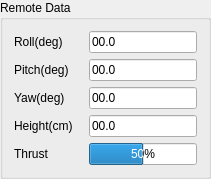
              <widget class="QGroupBox" name="group_box_remote_date">
               <property name="title">
                <string>Remote Data</string>
               </property>
               <layout class="QGridLayout" name="gridLayout_14">
                <item row="0" column="0" colspan="3">
                 <widget class="QLabel" name="label_angle_roll_in">
                  <property name="text">
                   <string>Roll(deg)</string>
                  </property>
                 </widget>
                </item>
                <item row="0" column="3">
                 <widget class="QLineEdit" name="line_edit_angle_roll">
                  <property name="text">
                   <string>00.0</string>
                  </property>
                  <property name="readOnly">
                   <bool>true</bool>
                  </property>
                 </widget>
                </item>
                <item row="1" column="0" colspan="3">
                 <widget class="QLabel" name="label_angle_pitch_in">
                  <property name="text">
                   <string>Pitch(deg)</string>
                  </property>
                 </widget>
                </item>
                <item row="1" column="3">
                 <widget class="QLineEdit" name="line_edit_angle_pitch">
                  <property name="text">
                   <string>00.0</string>
                  </property>
                  <property name="readOnly">
                   <bool>true</bool>
                  </property>
                 </widget>
                </item>
                <item row="2" column="0" colspan="3">
                 <widget class="QLabel" name="label_angle_yaw_in">
                  <property name="text">
                   <string>Yaw(deg)</string>
                  </property>
                 </widget>
                </item>
                <item row="2" column="3">
                 <widget class="QLineEdit" name="line_edit_angle_yaw">
                  <property name="text">
                   <string>00.0</string>
                  </property>
                  <property name="readOnly">
                   <bool>true</bool>
                  </property>
                 </widget>
                </item>
                <item row="3" column="0" colspan="2">
                 <widget class="QLabel" name="label_height_in">
                  <property name="text">
                   <string>Height(cm)</string>
                  </property>
                 </widget>
                </item>
                <item row="4" column="0">
                 <widget class="QLabel" name="label_thrust_in">
                  <property name="text">
                   <string>Thrust</string>
                  </property>
                 </widget>
                </item>
                <item row="3" column="3">
                 <widget class="QLineEdit" name="line_edit_height">
                  <property name="text">
                   <string>00.0</string>
                  </property>
                  <property name="readOnly">
                   <bool>true</bool>
                  </property>
                 </widget>
                </item>
                <item row="4" column="3">
                 <widget class="QProgressBar" name="progress_bar_thrust_in">
                  <property name="value">
                   <number>50</number>
                  </property>
                 </widget>
                </item>
               </layout>
              </widget>
